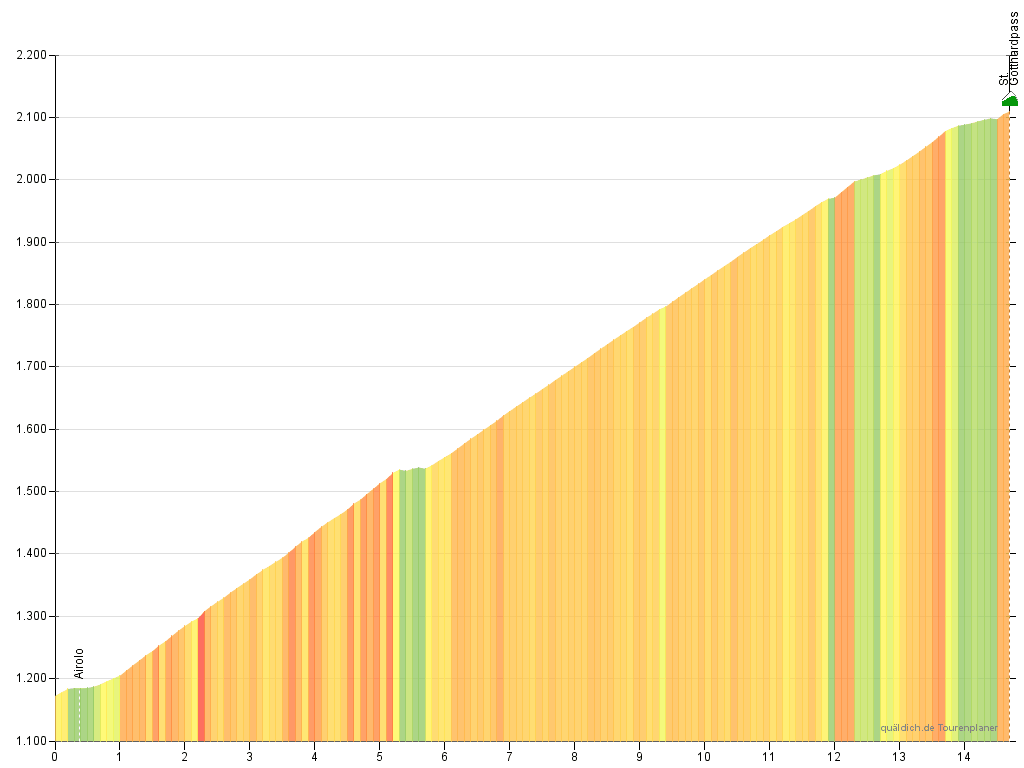
#> input picture passes/archive/gradient.gif, 1024 x 768 px, given in place of gradient.png, which was not available
$ jupyter execute --allow-errors GIF_processing.ipynb   (shell and % lines are left out)
#> lines starting #> are read from the running program, lines starting #| are printed output that depends on the picture; after the words box and inside, x2 and y2 are one past the last pixel; in counts of white or black regions, pixels touching at a corner belong together; pictures that were not available may be replaced by others from this repository, and a replacement may not be noted
[cell 1]
# check if in virtual environment

[cell 2]
import sys
import requests
from PIL import Image
import cv2
import numpy as np
import matplotlib.pyplot as plt
import pytesseract

[cell 3]
# check the virtual environment, venv, is used
print(sys.executable)

[cell 4]
# download the gif
url = "https://www.quaeldich.de/qdtp/anfahrten/65_11601_gradient.gif"
with open("gradient.gif", "wb") as f: # open() function used to open file for reading or writing. wb - w: writing, b: "binary". This is crucial when working with non-text files like images, as binary mode ensures the content is written exactly as received, without any encoding conversions.
    f.write(requests.get(url).content) # request fetches the content from the given URL. .content accesses the raw content of the response, which will be the binary data of the image.
#> (this line was passed over: the network is not available in this run)
#The with statement ensures that the file will be automatically closed when you're done, even if an error occurs

#> (a cell that did not finish here is left out)

[cell 6]
# preprocess the image
image = cv2.imread("gradient.png") #  loads the image into a NumPy array, where the image's pixel values are stored. The result is a matrix (array) representing the image, which can be manipulated in Python
#> image is the input picture: shape (768, 1024, 3); mean B, G, R 193.4, 234.6, 248.7
gray = cv2.cvtColor(image, cv2.COLOR_BGR2GRAY)
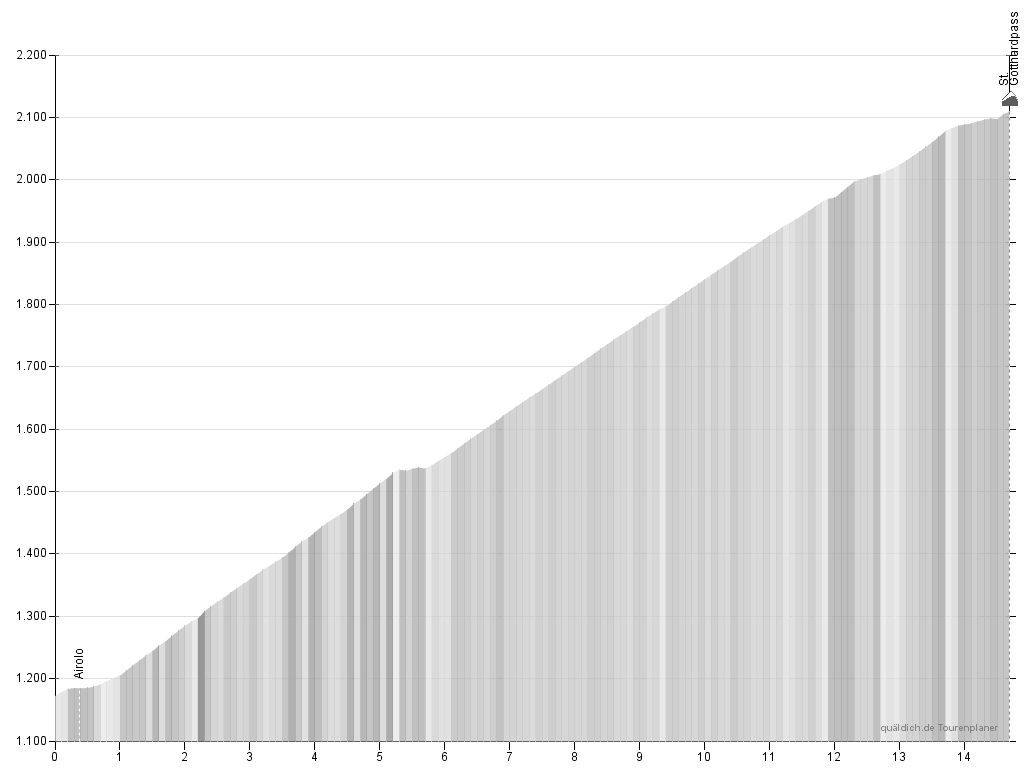
#> gray: shape (768, 1024); min 0, max 255, mean 234.1

# Optional: thresholding for better edge detection
_, thresh = cv2.threshold(gray, 254, 255, cv2.THRESH_BINARY_INV) # Thresholding is a technique used to convert an image to a binary (black-and-white) image based on pixel intensity values.
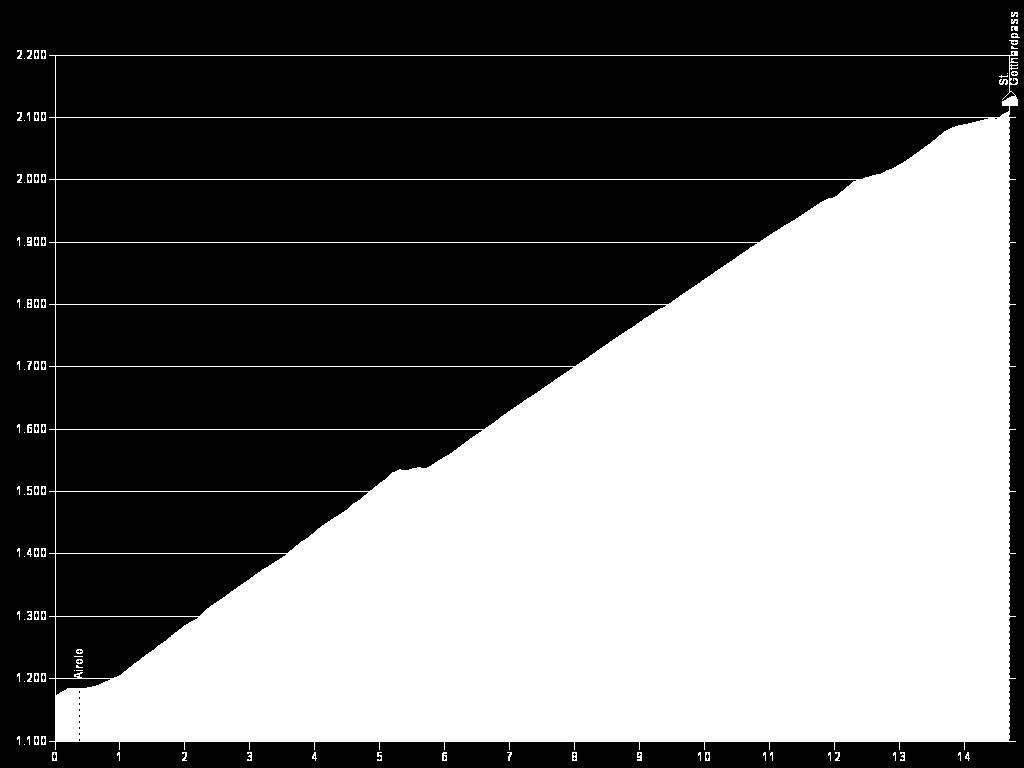
#> thresh: shape (768, 1024); 43.2% white; 97 white regions (37 under 20 px), largest, box (x1, y1, x2, y2) and area: (49, 51, 1018, 750) 337709, (27, 237, 32, 246) 37, (637, 752, 642, 761) 37
# 1st number is the threshold value. Any pixel value above this will be turned into the 2nd number (white), and any pixel value below this will be turned into 0 (black), depending on the flag provided.
# THRESH_BINARY_INV: this flag indicates inverted binary thresholding

plt.imshow(thresh, cmap="gray")
plt.title("Preprocessed Image")
plt.show()

[cell 7]
# Extract the bars (heights and positions) - sum pixels along vertical axis to find bar heights
bar_data = np.sum(thresh, axis=0)  # sums the columns
#> bar_data = 1024 values, max 178755 at index 55, min 0 at index 0, mean 84624.6
plt.plot(bar_data)
plt.title("Vertical Bar Signal including plot lines")
plt.show()
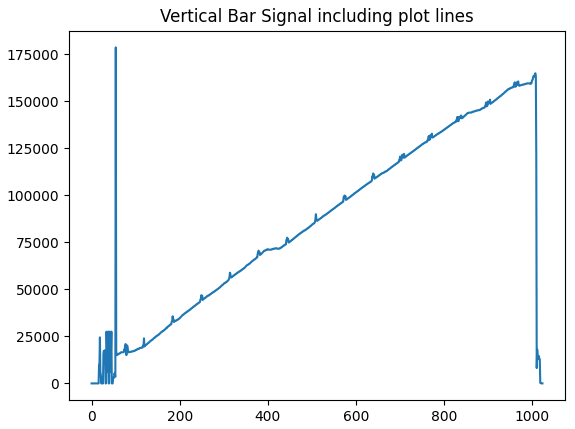
#> figure drawn by matplotlib, 1 panel; curve peaks at x = 55, y = 178755
